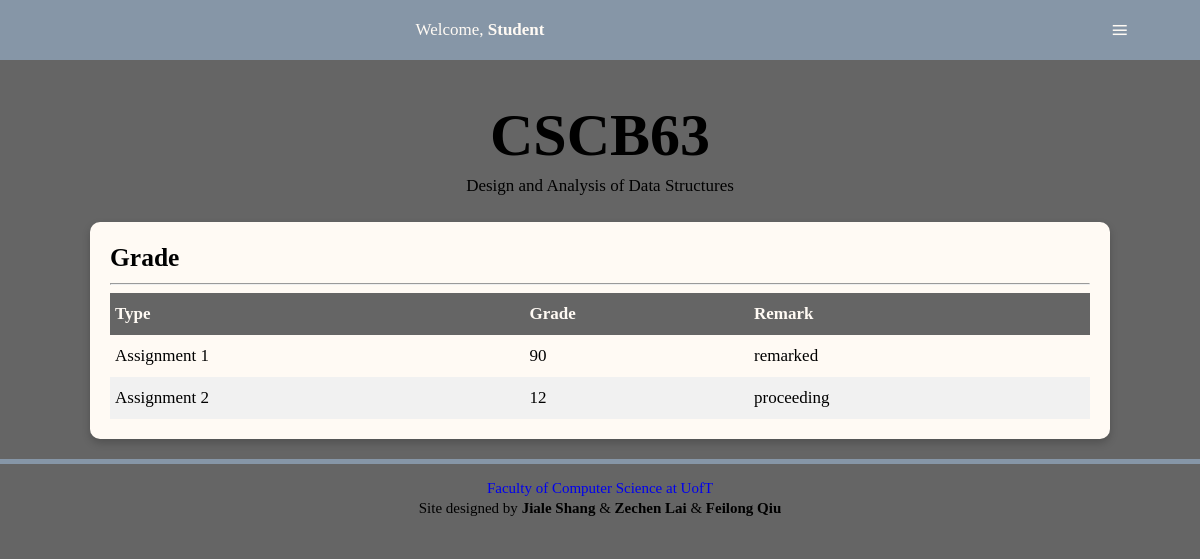
The page /grade (signed in) on the database its author committed.
### tables this page shows
CREATE TABLE "Grades" (
	"username"	NVARCHAR(50) NOT NULL,
	"ename"	NVARCHAR(255) NOT NULL,
	"grade"	INTEGER NOT NULL,
	"remark"	INTEGER,
	"request"	NVARCHAR(255),
	FOREIGN KEY("ename") REFERENCES "Events"("ename"),
	FOREIGN KEY("username") REFERENCES "Users"("username"),
	PRIMARY KEY("username","ename")
);

### app.py (the view)
@app.route("/grade",methods=['GET','POST'])
def grade():
    if not 'user' in session:
        return redirect(url_for('home'))
    db=get_db()
    db.row_factory = make_dicts
    if session['user']['type']:
        students=get_student_table()
        events=get_event_table()
        grades = get_grade_table()
        return render_template('grade_i.html',event=events,user=session['user'],grade=grades,student=students)
    else:
        grades = get_grade_table()
        return render_template('grade_s.html',user=session['user'],grade=grades)

### app.py (called while the page is built)
def get_db():
    db=getattr(g,'_database',None)
    if db is None:
        db=g._database=sqlite3.connect(DATABASE)
    return db

def make_dicts(cursor, row):
    return dict((cursor.description[idx][0],value)
                for idx,value in enumerate(row))

def query_db(query, args=(),one=False):
    cur = get_db().execute(query,args)
    rv = cur.fetchall()
    cur.close()
    return (rv[0] if rv else None) if one else rv

def get_grade_table():
    db=get_db()
    db.row_factory = make_dicts
    grades=[]
    if session['user']['type']:
        query = "select distinct username, grade, remark, ename,request from Grades natural join Takes where cid in (select cid from Takes where username='%s')" % (session['user']['username'])
    else:
        query = "select * from Grades where username='%s'" % (session['user']['username'])
    for grade in query_db(query):
        grades.append(grade)
    db.close()
    return grades

@app.teardown_appcontext
def close_connection(exception):
    db = getattr(g, '_database', None)
    if db is not None:
        db.close()

### templates/grade_s.html (shortened to what this page needs)
<!DOCTYPE html>
<html lang="en">
<head>
<link href="../static/style.css" rel="stylesheet">
</head>
<body>
  <nav>
    <div id="menu-title">Welcome, <strong>Student</strong> {{ user['name'][0] }}</div>
    <label for="drop" class="button">≡</label>
  </nav>
  <div class="content">
    <div class="title">
      <h1>CSCB63</h1>
      <p>Design and Analysis of Data Structures</p>
    </div>
    <section>
      <h2>Grade</h2><hr>
      <div class="table">
        <div class="heading">
          <div class="cell">Type</div>
          <div class="cell">Grade</div>
          <div class="cell">Remark</div>
        </div>
          {% for item in grade %}
          <div class="row">
              <div class="cell">{{ item['ename'] }}</div>
              <div class="cell">{{ item['grade'] }}</div>
              <div class="cell">
              {% if item['remark'] == 1 %}
                proceeding
              {% elif item['remark'] == -1 %}
                remarked
              {% else %}
                <form method="post" action="/grade-remark">
                    <input type="text" class="remark-content" value="" placeholder="Put your reason for remark here." name="remark_request">
                    <input type="submit" value ="remark">
                    <input type="hidden" name="remark_event" value="{{ item['ename'] }}">
              {% endif %}
              </div>
          </div>
          {% endfor %}
      </div>
    </section>
  </div>
  <div id="footer">
    <p><a href="http://web.cs.toronto.edu">Faculty of Computer Science at UofT</a></p>
    <p>Site designed by <strong>Jiale Shang</strong> & <strong>Zechen Lai</strong> & <strong>Feilong Qiu</strong></p>
  </div>
</body>
</html>

### static/style.css (style rules this page uses)
body { background: #656565; font-size:17px; line-height: 32px; margin: 0; padding: 0; word-wrap:break-word !important; }
ul, p,h1,h2,h3 { margin:0; }
.title { text-align:center; margin-top: 100px; }
h1 { font-size:60px; line-height: 70px; }
.content { width: 85%; margin: 0 auto; margin-top: 30px; max-width: 1200px; min-width: 375px; }
a { text-decoration: none; }
section { box-shadow: 0 4px 8px 0 rgba(0,0,0,0.2); transition: 0.3s; margin:20px 0; padding: 20px; background: #fffaf4; border-radius: 10px; overflow: auto; }
.button, [id^=drop], .mobile-split { display: none; }
nav { margin:0; padding: 0; background-color: #8696a7; width: 100%; position: fixed; top:0; overflow: visible; }
#menu-title { display: block; padding: 0 30px; float: left; font-size:20px; line-height: 60px; color:#fffaf4; }
nav:after { content:""; display:table; clear:both; }
.table { display: table; width: 100%; }
.heading { display: table-row; font-weight: bold; background: #656565; color: #fffaf4; }
.row { display: table-row; }
.row:nth-child(odd) { background: #f1f1f1; }
.cell { display: table-cell; padding: 5px; }
#footer { padding:10px; text-align:center; border-top: 5px solid #8696a7; padding-top: 1%; }
#footer p { margin:5px; line-height: 15px; font-size: 15px; }
#footer a { text-decoration: none; transition: 0.4s; }
@media all and (max-width : 1227px) { #menu-title { padding: 0; width: 80%; text-align: center; float: left; font-size: 17px; } }
@media all and (max-width : 1227px) { nav ,nav ul { margin: 0; } }
@media all and (max-width : 1227px) { .button { display: block; background-color: #8696a7; padding:14px 20px; font-size:30px; text-decoration:none; float: right; border:none; width:10%; } }
@media all and (max-width : 1227px) { nav a:hover, nav ul ul a, nav ul ul, .button { color:#fffaf4; text-align: center; } }

### rows shown on the page
Grades: ename "Assignment 1", grade "90", remark "remarked"
Grades: ename "Assignment 2", grade "12", remark "proceeding"
